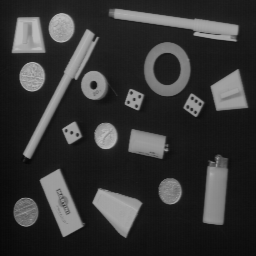
#> input picture Taller3/images/OBJECTS.png, 256 x 256 px
$ jupyter execute 'Filtros lineales de deteccion de contornos.ipynb'   (older library calls are emulated)
#> lines starting #> are read from the running program, lines starting #| are printed output that depends on the picture
[cell 1]
import cv2
import matplotlib.pyplot as plt
import numpy as np
from skimage.filters import sobel_h, sobel_v, sobel
from skimage.filters import prewitt_h, prewitt_v, prewitt

# Preparación

[cell 2]
objects = cv2.imread('images/OBJECTS.png', cv2.IMREAD_GRAYSCALE)
#> objects is the input picture: shape (256, 256); min 7, max 188, mean 53.3

[cell 3]
image_int32 = np.int32(objects)

[cell 4]
plt.imshow(image_int32, cmap='gray', vmin=0, vmax=255)

# Operador de Sobel

[cell 5]
img_sh = sobel_h(image_int32)
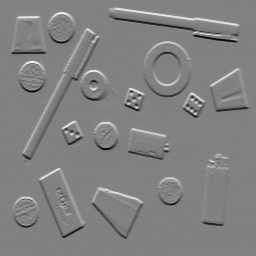
#> img_sh: shape (256, 256) float64; min -6.72e-08, max 6.48e-08, mean -5.26e-11; drawn with min black and max white
img_sv = sobel_v(image_int32)
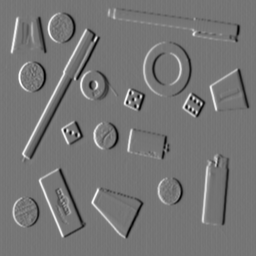
#> img_sv: shape (256, 256) float64; min -5.01e-08, max 5.81e-08, mean 1.35e-11; drawn with min black and max white

img_sh_abs = np.abs(img_sh)
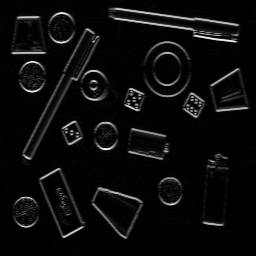
#> img_sh_abs: shape (256, 256) float64; min 0, max 6.72e-08, mean 3.24e-09; drawn with min black and max white
img_sv_abs = np.abs(img_sv)
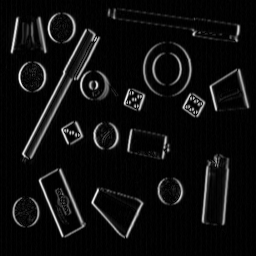
#> img_sv_abs: shape (256, 256) float64; min 0, max 5.81e-08, mean 3.5e-09; drawn with min black and max white
img_m = img_sh_abs + img_sv_abs
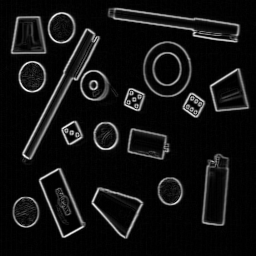
#> img_m: shape (256, 256) float64; min 0, max 9.1e-08, mean 6.74e-09; drawn with min black and max white

[cell 6]
plt.figure(figsize=(10, 10))
plt.subplot(1, 3, 1)
plt.imshow(img_sh, cmap='gray')
plt.title('Sobel Horizontal')

plt.subplot(1, 3, 2)
plt.imshow(img_sv, cmap='gray')
plt.title('Sobel Vertical')

plt.subplot(1, 3, 3)
plt.imshow(img_m, cmap='gray')
plt.title('Sobel')

## Descripción

El filtro Sobel Horizontal resalta los bordes en la dirección horizontal, haciendo visibles los cambios de intensidad en la vertical, mientras que el Sobel Vertical enfatiza los bordes verticales, destacando los cambios en la horizontal. La tercera imagen combina ambos (horizontal y vertical), proporcionando una vista más clara y contrastada de todos los bordes.

## Filtro Sobel

[cell 7]
img_s = sobel(image_int32)
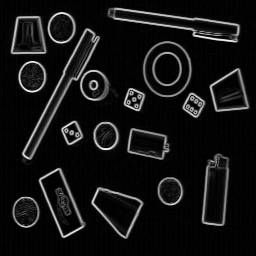
#> img_s: shape (256, 256) float64; min 0, max 4.81e-08, mean 3.81e-09; drawn with min black and max white

[cell 8]
plt.figure(figsize=(10, 10))
plt.subplot(1, 2, 1)
plt.imshow(img_s, cmap='gray')
plt.title('Sobel Horizontal + Vertical')

En este caso, no se observa una diferencia significativa visualmente entre los resultados del filtro de Sobel y la norma de Sobel calculada manualmente.

# Operador de Prewitt

[cell 9]
img_ph = prewitt_h(image_int32)
img_pv = prewitt_v(image_int32)

img_ph_abs = np.abs(img_ph)
img_pv_abs = np.abs(img_pv)
img_pm = img_ph_abs + img_pv_abs

[cell 10]
plt.figure(figsize=(10, 10))
plt.subplot(1, 3, 1)
plt.imshow(img_ph, cmap='gray')
plt.title('Prewitt Horizontal')

plt.subplot(1, 3, 2)
plt.imshow(img_pv, cmap='gray')
plt.title('Prewitt Vertical')

plt.subplot(1, 3, 3)
plt.imshow(img_pm, cmap='gray')
plt.title('Prewitt')

## Descripción

El filtro Prewitt Horizontal resalta los bordes en la dirección horizontal, haciendo visibles los cambios de intensidad en la vertical, mientras que el Prewitt Vertical enfatiza los bordes verticales, destacando los cambios en la horizontal. La tercera imagen combina ambos (horizontal y vertical), proporcionando una vista más clara y contrastada de todos los bordes.

# Filtro Prewitt

[cell 11]
img_p = prewitt(image_int32)

[cell 12]
plt.figure(figsize=(10, 10))
plt.subplot(1, 2, 1)
plt.imshow(img_p, cmap='gray')
plt.title('Prewitt Horizontal + Vertical')

En este caso, no se observa una diferencia significativa visualmente entre los resultados del filtro de Prewitt y la norma de Prewitt calculada manualmente.

# Diferencia entre Sobel y Prewitt:

[cell 13]
sub = cv2.subtract(img_pm, img_m)
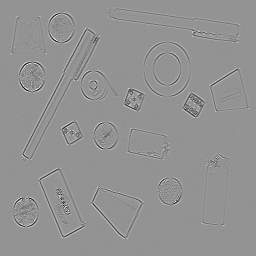
#> sub: shape (256, 256) float64; min -1.19e-08, max 8.69e-09, mean -4.87e-11; drawn with min black and max white

[cell 14]
plt.figure(figsize=(10, 10))
plt.subplot(1, 2, 1)
plt.imshow(sub, cmap='gray')

## ¿Qué diferencia visual hay entre el operador de Sobel y el de Prewitt?

[cell 15]
def show_histogram(image, values=256):
  histogram, bin_edges = np.histogram(image, bins=values, range=(0, values-1))
  fig, ax = plt.subplots()
  ax.set_title("Grayscale Histogram")
  ax.set_xlabel("grayscale value")
  ax.set_ylabel("pixel count")
  ax.set_xlim([0.0, values-1])

  ax.plot(bin_edges[0:-1], histogram)
  plt.show()

[cell 16]
plt.figure(figsize=(10, 10))
plt.subplot(1, 2, 1)
plt.imshow(img_sh, cmap='gray')
plt.title('Sobel Horizontal')

plt.subplot(1, 2, 2)
plt.imshow(img_ph, cmap='gray')
plt.title('Prewitt Horizontal')

plt.figure(figsize=(10, 10))
plt.subplot(1, 2, 1)
plt.imshow(img_sv, cmap='gray')
plt.title('Sobel Vertical')

plt.subplot(1, 2, 2)
plt.imshow(img_pv, cmap='gray')
plt.title('Prewitt Vertical')


plt.figure(figsize=(10, 10))
plt.subplot(1, 2, 1)
plt.imshow(img_m, cmap='gray')
plt.title('Sobel')

plt.subplot(1, 2, 2)
plt.imshow(img_pm, cmap='gray')
plt.title('Prewitt')
plt.show()

En la imagen, el filtro de Sobel resalta mejor los bordes en ambas direcciones, horizontal y vertical, logrando una mayor separación entre los objetos y el fondo. En contraste, el filtro de Prewitt genera un efecto más suave y ligeramente más brillante, con bordes menos definidos. Sin embargo, en este caso particular, las diferencias entre ambos filtros son sutiles y apenas perceptibles.

## Para explicar esta diferencia, calcule numéricamente las respuestas del cálculo del gradiente en x, en y y de la norma del gradiente de cada uno de los dos filtros en los siguientes casos:

[cell 17]
def aplicar_filtro(matriz, kernel):
    return cv2.filter2D(matriz, cv2.CV_64F, kernel)

casos = {
    "horizontal": np.array([[0, 0, 0], [0, 0, 0], [255, 255, 255]], dtype=np.uint8),
    "vertical": np.array([[0, 0, 255], [0, 0, 255], [0, 0, 255]], dtype=np.uint8),
    "oblicua": np.array([[0, 0, 255], [0, 255, 255], [255, 255, 255]], dtype=np.uint8),
    "alejada": np.array([[0, 0, 0, 0], [0, 0, 0, 255], [0, 0, 255, 255], [0, 255, 255, 255]], dtype=np.uint8),
}


sobel_x = np.array([[-1, -2, -1], [0, 0, 0], [1, 2, 1]])
sobel_y = np.array([[-1, 0, 1], [-2, 0, 2], [-1, 0, 1]])

prewitt_x = np.array([[-1, -1, -1], [0, 0, 0], [1, 1, 1]])
prewitt_y = np.array([[-1, 0, 1], [-1, 0, 1], [-1, 0, 1]])


resultados = {}
for nombre, img in casos.items():
    grad_sobel_x = aplicar_filtro(img, sobel_x)
    grad_sobel_y = aplicar_filtro(img, sobel_y)
    mag_sobel = np.abs(grad_sobel_x) + np.abs(grad_sobel_y)

    grad_prewitt_x = aplicar_filtro(img, prewitt_x)
    grad_prewitt_y = aplicar_filtro(img, prewitt_y)
    mag_prewitt = np.abs(grad_prewitt_x) + np.abs(grad_prewitt_y)

    resultados[nombre] = {
        "Sobel X": grad_sobel_x,
        "Sobel Y": grad_sobel_y,
        "Sobel Mag": mag_sobel,
        "Prewitt X": grad_prewitt_x,
        "Prewitt Y": grad_prewitt_y,
        "Prewitt Norm": mag_prewitt,
    }

for nombre, valores in resultados.items():
    print(f"\nResultados para {nombre}:")
    for clave, matriz in valores.items():
        print(f"{clave}:\n{matriz}\n")

$ run again, with Taller3/images/Chest.png copied over Taller3/images/OBJECTS.png
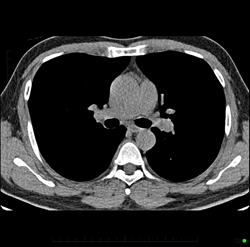
#> input picture Taller3/images/Chest.png, 250 x 247 px
#> `img_sv = sobel_v(image_int32)`:
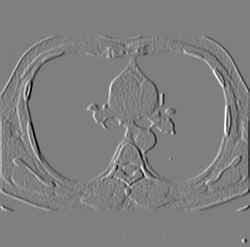
#> img_sv: shape (247, 250) float64; min -1.19e-07, max 1.19e-07, mean -3.63e-11; drawn with min black and max white
#> `sub = cv2.subtract(img_pm, img_m)`:
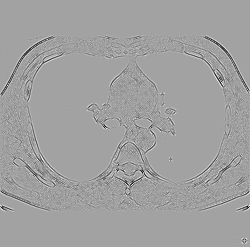
#> sub: shape (247, 250) float64; min -2.44e-08, max 1.4e-08, mean -2.9e-10; drawn with min black and max white
